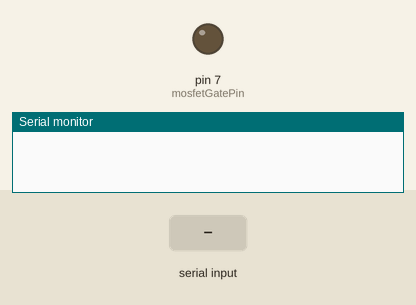
The sketch below on a simulated Arduino Uno, built with avr-gcc and run on an emulated ATmega328P. Parts: output pins drawn as LEDs (lit = HIGH), the last lines printed to the serial monitor. The inputs (shaded band) are chosen by the test bench.

Above: at 1.2 s.
1.3 s: "1" received over Serial
At 2.3 s:
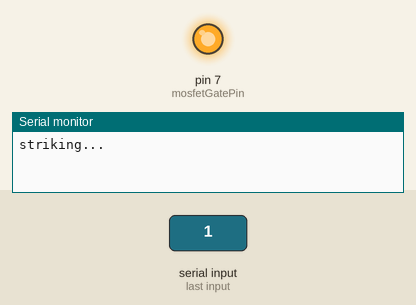
Timing chart, 0 to 7.8 s (numbered marks = the images above; inputs shaded):
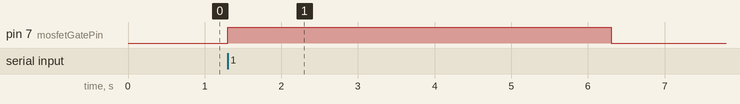

The sketch:

arduino_strike.ino
```cpp
int mosfetGatePin = 7;

void setup() {
  Serial.begin(9600); // initialize serial communication at 9600 bps
  pinMode(mosfetGatePin, OUTPUT);
  digitalWrite(mosfetGatePin, LOW); // Ensure MOSFET is OFF at startup
}

void loop() {
  if (Serial.available() > 0) {
    char inChar = Serial.read(); // Read the incoming data
    if (inChar == '1') {
      Serial.println("striking...\n");
      digitalWrite(mosfetGatePin, HIGH); // Turn ON the MOSFET
      delay(5000); // Keep the door strike activated for 5 seconds
      digitalWrite(mosfetGatePin, LOW); // Turn OFF the MOSFET
    }
    if (inChar == 'Q') {  // Add a query-response mechanism
      Serial.println("Arduino_Online");
    }
  }
}
```

Measured:
- after the input at 1.3 s, pin 7 (mosfetGatePin): LOW → HIGH at once, → LOW 5.0 s later
